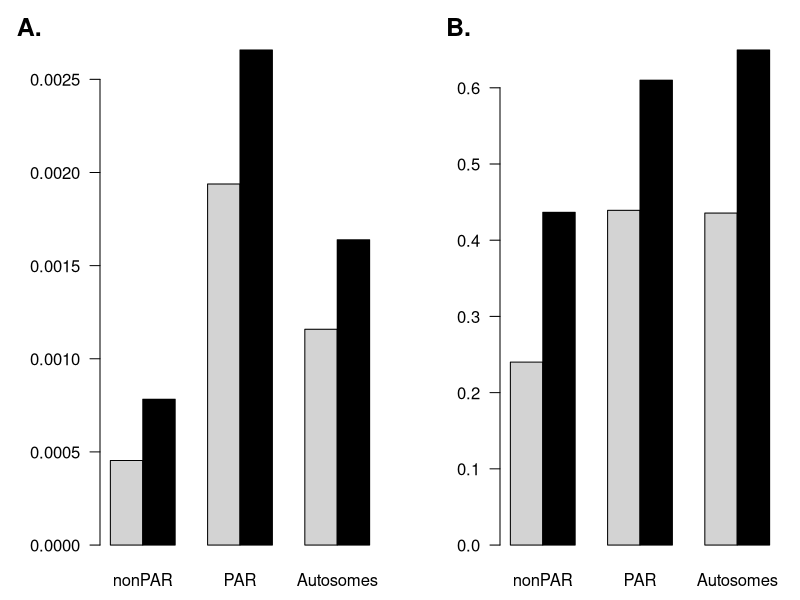

This chart was generated by the following R code:

tiff("/home/tanya/Dropbox/grad_school/Research/PAR_Canines_WorkComputer/plots/021317_barplot_nonPAR_PAR_autosomes_before_after_correction.tiff", width=7, height = 3.5, units = "in", res = 300)
nonPAR_before <- c(0.0004539343, 0.0007828397)
PAR_before <- c(0.001938262, 0.002657537)
autosomes_before <- c(0.001158346, 0.001638884)

data_before <- data.frame(nonPAR_before, PAR_before, autosomes_before)

nonPAR_after <- c(0.2400412, 0.4366323)
PAR_after <- c(0.4391754, 0.6099661)
autosomes_after <- c(0.4356257, 0.6495741)

data_after <- data.frame(nonPAR_after, PAR_after, autosomes_after)

par(mfrow=c(1,2), mai=c(0.5, 1, 0.5, 0.2))
barplot(as.matrix(data_before), beside=TRUE, col=c("lightgray", "black"), las=1, names.arg = c("nonPAR", "PAR", "Autosomes"))
mtext("A.", side=3, line=0.5, at = -1.5, cex=1.5, font=2)

barplot(as.matrix(data_after), beside=TRUE, col=c("lightgray", "black"), las=1, names.arg = c("nonPAR", "PAR", "Autosomes"))
mtext("B.", side=3, line=0.5, at = -0.6, cex=1.5, font=2)
dev.off()